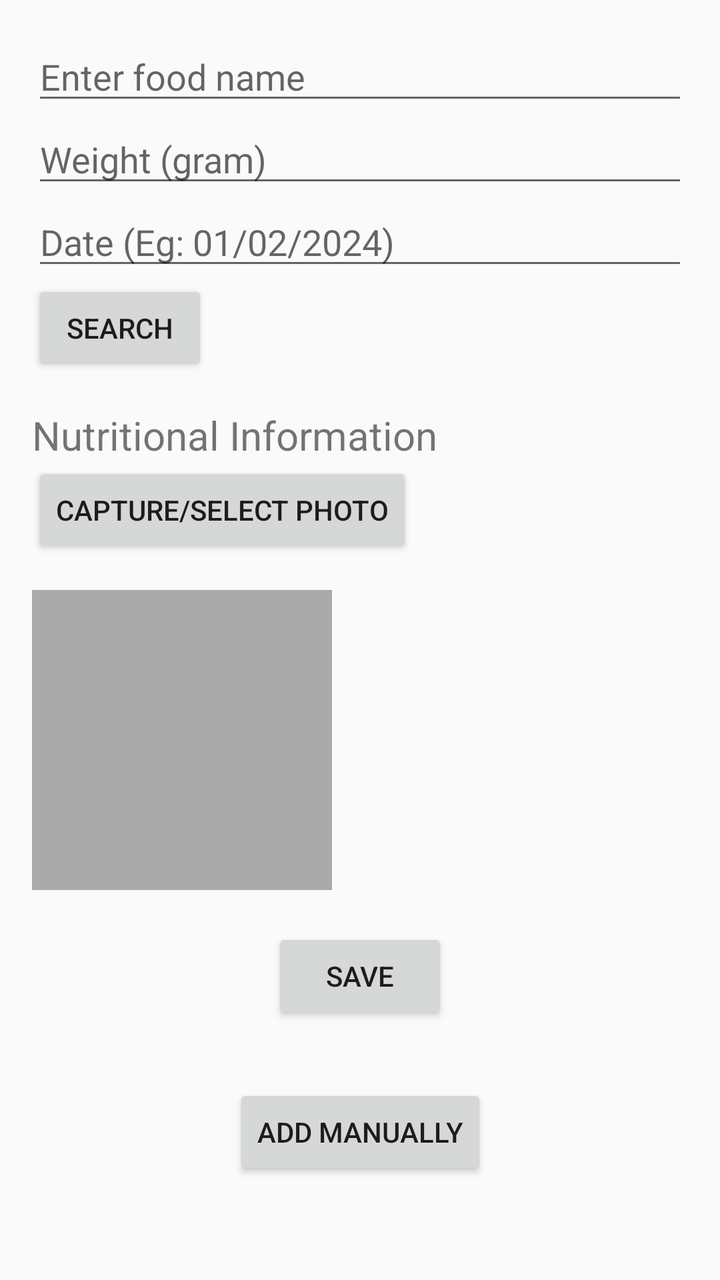
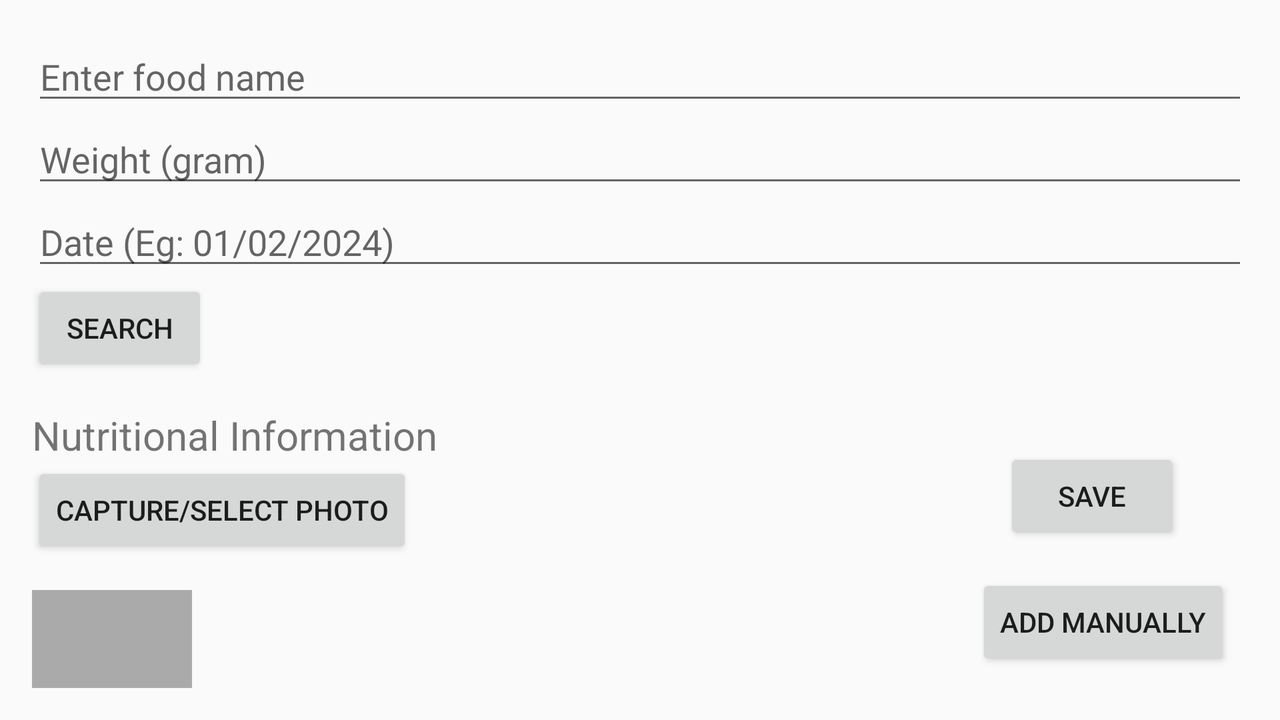

The same Android screen from two of the app's own layout files: first res/layout/ as a phone draws it, then the author's variant for another configuration, drawn on a device whose configuration selects that folder. Both files follow.
<!-- AndroidManifest.xml: application theme Theme.MAD_Assignment_2 -->
<!-- res/layout/activity_api.xml -->
<?xml version="1.0" encoding="utf-8"?>
<androidx.constraintlayout.widget.ConstraintLayout xmlns:android="http://schemas.android.com/apk/res/android"
    xmlns:app="http://schemas.android.com/apk/res-auto"
    xmlns:tools="http://schemas.android.com/tools"
    android:id="@+id/main"
    android:layout_width="match_parent"
    android:layout_height="match_parent"
    tools:context=".API">

    <LinearLayout
        android:layout_width="match_parent"
        android:layout_height="match_parent"
        android:orientation="vertical"
        android:padding="16dp">

        <EditText
            android:id="@+id/foodInput"
            android:layout_width="match_parent"
            android:layout_height="wrap_content"
            android:hint="Enter food name" />

        <EditText
            android:id="@+id/foodGram"
            android:layout_width="match_parent"
            android:layout_height="wrap_content"
            android:hint="Weight (gram)" />

        <EditText
            android:id="@+id/date"
            android:layout_width="match_parent"
            android:layout_height="wrap_content"
            android:hint="Date (Eg: 01/02/2024)" />

        <Button
            android:id="@+id/searchButton"
            android:layout_width="wrap_content"
            android:layout_height="wrap_content"
            android:text="Search" />

        <TextView
            android:id="@+id/resultTextView"
            android:layout_width="match_parent"
            android:layout_height="wrap_content"
            android:paddingTop="16dp"
            android:textSize="20dp"
            android:text="Nutritional Information" />

        <Button
            android:id="@+id/photoBtn"
            android:layout_width="wrap_content"
            android:layout_height="wrap_content"
            android:text="Capture/Select Photo" />

        <ImageView
            android:id="@+id/mealImageView"
            android:layout_width="150dp"
            android:layout_height="150dp"
            android:layout_marginTop="16dp"
            android:background="@android:color/darker_gray"
            android:contentDescription="Meal Photo" />

    </LinearLayout>

    <Button
        android:id="@+id/manualButton"
        android:layout_width="wrap_content"
        android:layout_height="wrap_content"
        android:layout_marginBottom="50dp"
        android:text="Add Manually"
        app:layout_constraintBottom_toBottomOf="parent"
        app:layout_constraintEnd_toEndOf="parent"
        app:layout_constraintStart_toStartOf="parent" />

    <Button
        android:id="@+id/saveButton"
        android:layout_width="wrap_content"
        android:layout_height="wrap_content"
        android:layout_marginBottom="30dp"
        android:text="Save"
        app:layout_constraintBottom_toTopOf="@+id/manualButton"
        app:layout_constraintEnd_toEndOf="parent"
        app:layout_constraintStart_toStartOf="parent" />

</androidx.constraintlayout.widget.ConstraintLayout>
<!-- resources referenced by this layout -->
<resources>
  <style name="Theme.MAD_Assignment_2" parent="Base.Theme.MAD_Assignment_2" />
  <style name="Base.Theme.MAD_Assignment_2" parent="Theme.AppCompat.Light.NoActionBar">
          
          
      </style>
</resources>
<!-- res/layout-land/activity_api.xml (the author's variant of the layout above) -->
<!-- drawn on the phone turned sideways -->
<?xml version="1.0" encoding="utf-8"?>
<androidx.constraintlayout.widget.ConstraintLayout xmlns:android="http://schemas.android.com/apk/res/android"
    xmlns:app="http://schemas.android.com/apk/res-auto"
    xmlns:tools="http://schemas.android.com/tools"
    android:id="@+id/main"
    android:layout_width="match_parent"
    android:layout_height="match_parent"
    tools:context=".API">

    <LinearLayout
        android:layout_width="match_parent"
        android:layout_height="match_parent"
        android:orientation="vertical"
        android:padding="16dp">

        <EditText
            android:id="@+id/foodInput"
            android:layout_width="match_parent"
            android:layout_height="wrap_content"
            android:hint="Enter food name" />

        <EditText
            android:id="@+id/foodGram"
            android:layout_width="match_parent"
            android:layout_height="wrap_content"
            android:hint="Weight (gram)" />

        <EditText
            android:id="@+id/date"
            android:layout_width="match_parent"
            android:layout_height="wrap_content"
            android:hint="Date (Eg: 01/02/2024)" />

        <Button
            android:id="@+id/searchButton"
            android:layout_width="wrap_content"
            android:layout_height="wrap_content"
            android:text="Search" />

        <TextView
            android:id="@+id/resultTextView"
            android:layout_width="match_parent"
            android:layout_height="wrap_content"
            android:paddingTop="16dp"
            android:textSize="20dp"
            android:text="Nutritional Information" />

        <Button
            android:id="@+id/photoBtn"
            android:layout_width="wrap_content"
            android:layout_height="wrap_content"
            android:text="Capture/Select Photo" />

        <ImageView
            android:id="@+id/mealImageView"
            android:layout_width="80dp"
            android:layout_height="80dp"
            android:layout_marginTop="16dp"
            android:background="@android:color/darker_gray"
            android:contentDescription="Meal Photo" />

    </LinearLayout>

    <Button
        android:id="@+id/manualButton"
        android:layout_width="wrap_content"
        android:layout_height="wrap_content"
        android:layout_marginEnd="25dp"
        android:layout_marginBottom="25dp"
        android:text="Add Manually"
        app:layout_constraintBottom_toBottomOf="parent"
        app:layout_constraintEnd_toEndOf="parent" />

    <Button
        android:id="@+id/saveButton"
        android:layout_width="wrap_content"
        android:layout_height="wrap_content"
        android:layout_marginEnd="50dp"
        android:layout_marginBottom="15dp"
        android:text="Save"
        app:layout_constraintBottom_toTopOf="@+id/manualButton"
        app:layout_constraintEnd_toEndOf="parent" />

</androidx.constraintlayout.widget.ConstraintLayout>
